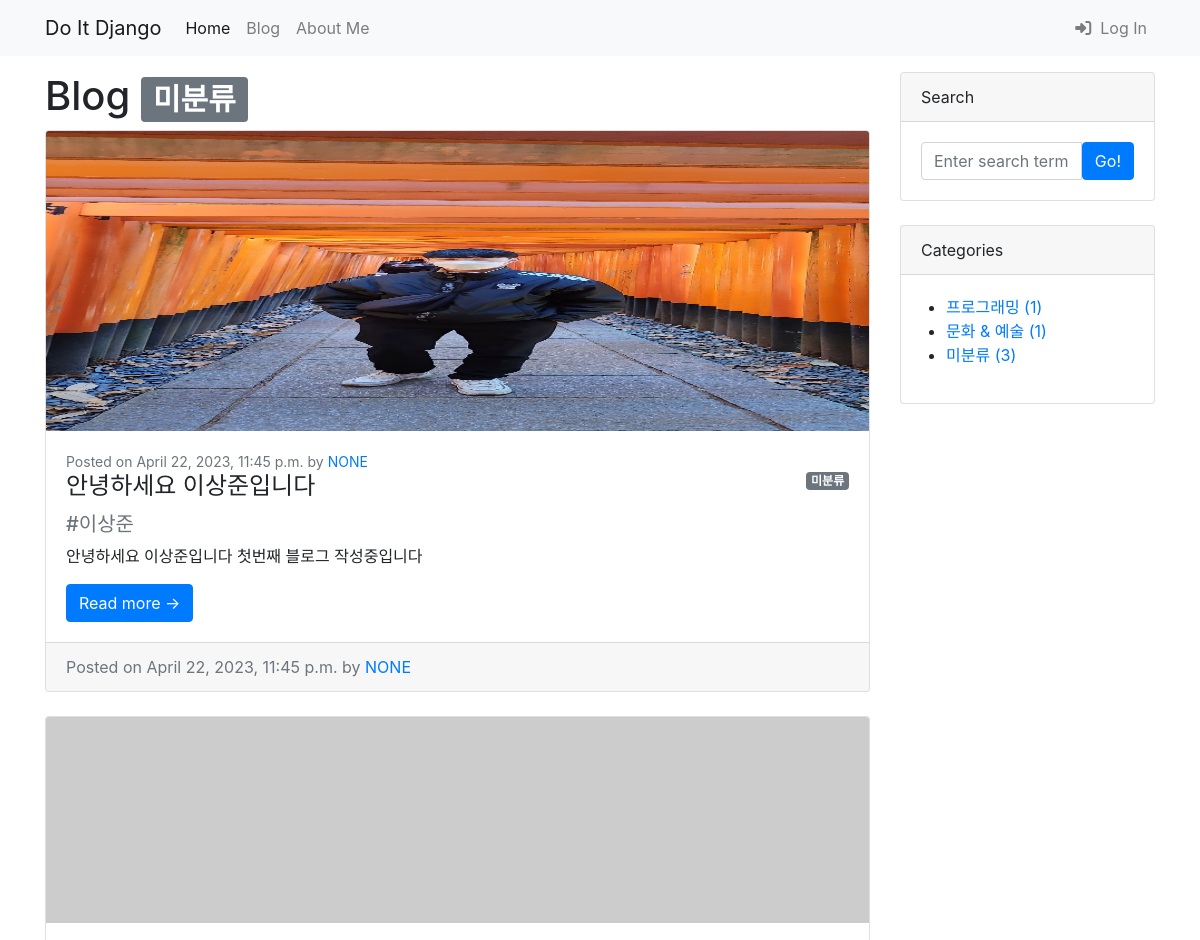
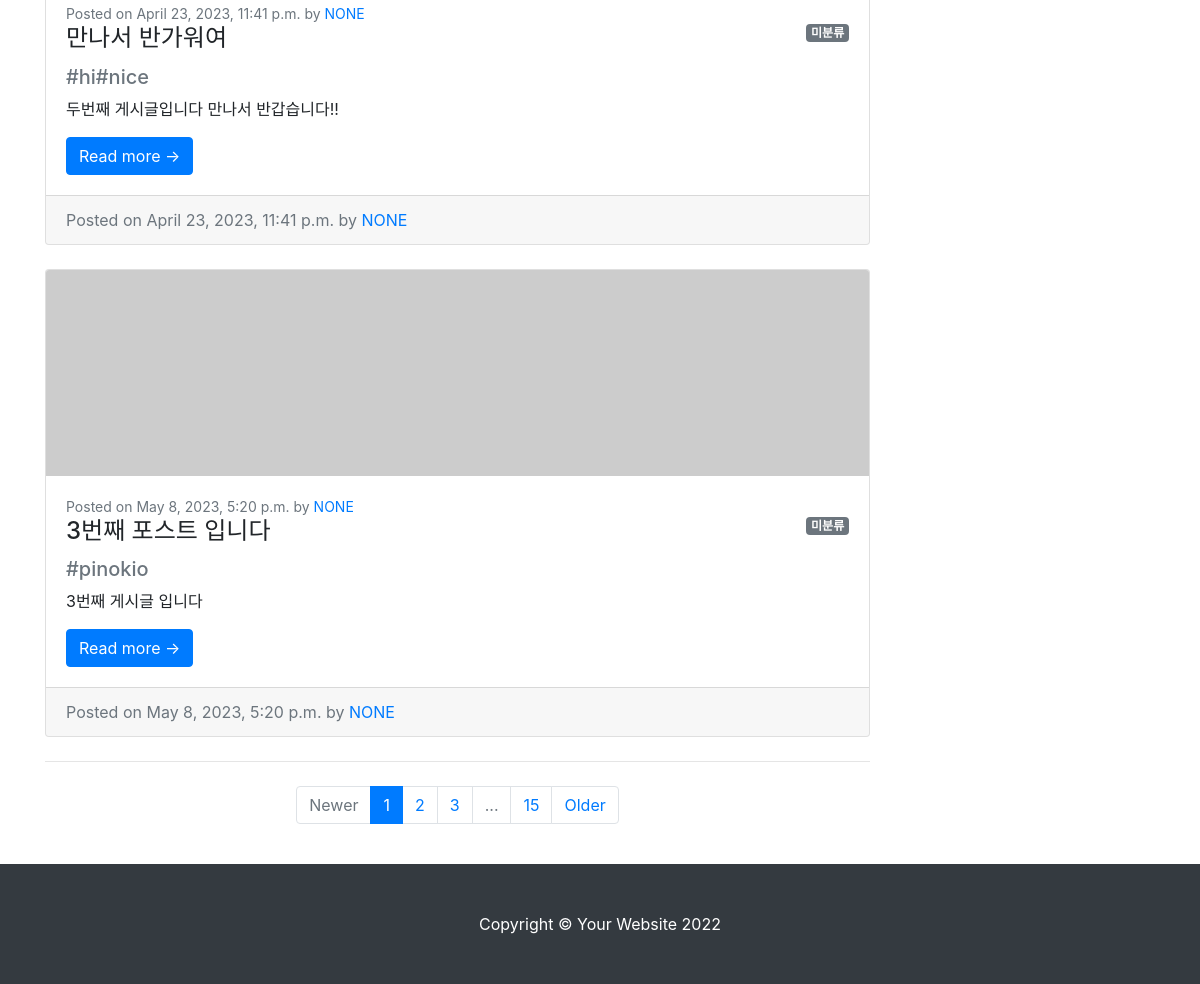
Page /blog/category/no_category/ on the earlier database version (2 pictures, top to bottom).
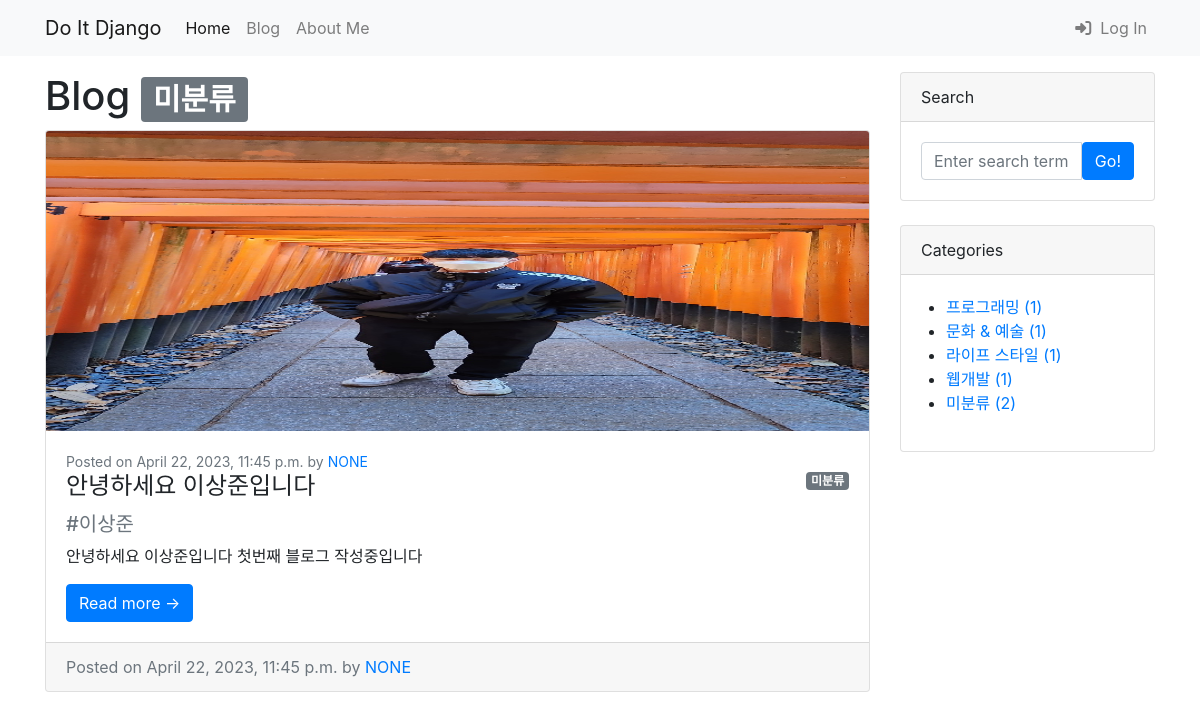
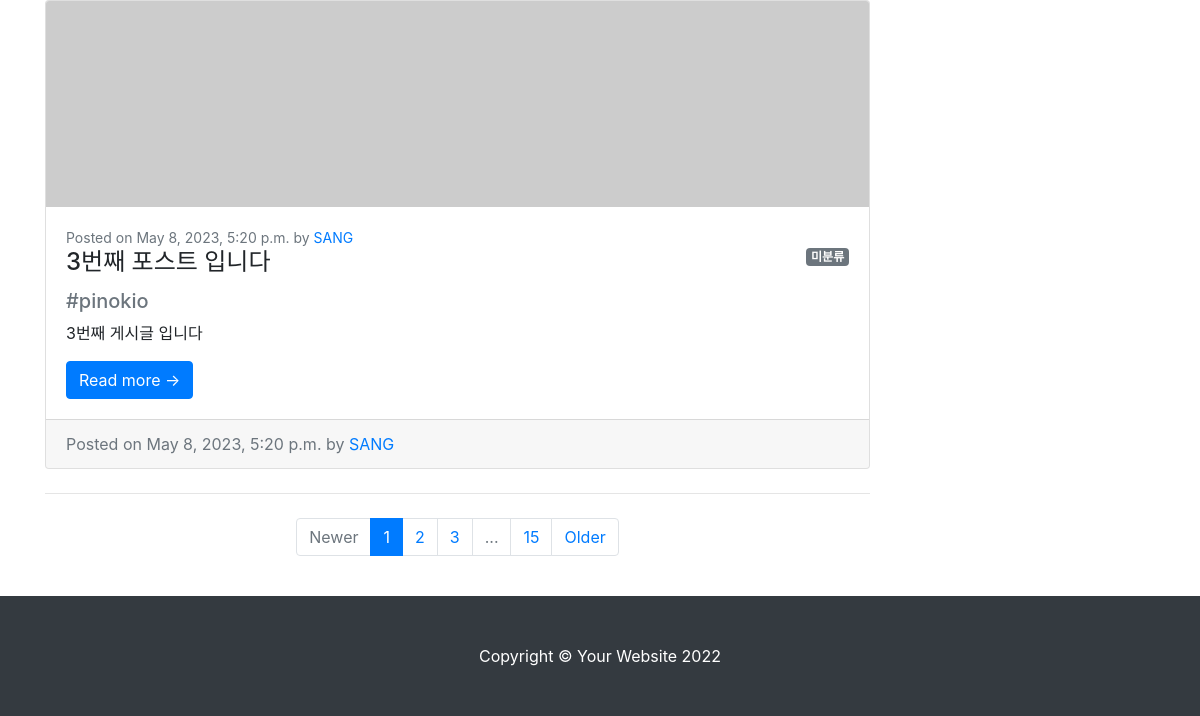
Same page on the later database version (2 pictures, top to bottom).
### blog/models.py (models this page shows, shortened)
class Post(models.Model):
    title = models.CharField(max_length=30)
    hook_text = models.CharField(max_length=100, blank=True)
    content = models.TextField()
    head_image = models.ImageField(upload_to='blog/images/%Y/%m/%d/', blank=True)
    file_upload = models.FileField(upload_to='blog/files/%Y/%m/%d/', blank=True)
    created_at = models.DateTimeField(auto_now_add=True)  # auto_now_add = 새로 작성했을 때 생성
    updated_at = models.DateTimeField(auto_now=True)  # auto_now = 수정했을 때 업데이트 ->
    author = models.ForeignKey(User, null=True, on_delete=models.SET_NULL)
    category = models.ForeignKey(Category, null=True, blank=True, on_delete=models.SET_NULL)
    tags = models.ManyToManyField(Tag, blank=True)
    def __str__(self):
        return f'[{self.pk}]{self.title} :: {self.author}'
    def get_absolute_url(self):  # 127.0.0:8000/blog/1 or 2 or 3 이번호를 정의
        return f'/blog/{self.pk}/'

class Category(models.Model):
    name = models.CharField(max_length=50, unique=True)
    slug = models.SlugField(max_length=200, unique=True, allow_unicode=True)
    def __str__(self):
        return self.name
    def get_absolute_url(self):
        return f'/blog/category/{self.slug}/'
    class Meta:
        verbose_name_plural = 'Categories'

### blog/views.py (the view)
# urls.py: path('category/<str:slug>/', views.category_page),
def category_page(request, slug):
    if slug == 'no_category':
        category = '미분류'
        post_list = Post.objects.filter(category=None)
    else:
        category = Category.objects.get(slug=slug)
        post_list = Post.objects.filter(category=category)
    return render(
        request,
        'blog/post_list.html',
        {
            'post_list': post_list,
            'categories': Category.objects.all(),
            'no_category_post_count': Post.objects.filter(category=None).count(),
            'category': category,
        }
    )

### blog/templates/blog/post_list.html (shortened to what this page needs)
            {% extends 'blog/base.html' %}
            {% block main_area %}
                <h1>Blog
                    {% if category %}<span class="badge badge-secondary">{{ category }}</span>
                    {% endif %}
                </h1>
            {% if post_list.exists %}
                {% for p in post_list %}
                <div class="card mb-4" id="post-{{ p.pk }}">
                    {% if p.head_image %}
                        <img class="card-img-top" src="{{ p.head_image.url }}" height=300 alt="{{ p }} head image" />
                    {% else %}
                        <img class="card-img-top" src="https://picsum.photos/seed/{{p.id}}/800/200" alt="random image" />
                    {% endif %}
                    <div class="card-body">
                        <div class="small text-muted">
                            Posted on {{ p.created_at }} by
                            <a href="#">{{ p.author | upper }}</a>
                        </div>
                        {% if p.category %}
                        <span class = "badge badge-secondary float-right">{{ p.category }} </span>
                        {% else %}
                        <span class = "badge badge-secondary float-right"> 미분류 </span>
                        {% endif %}
                        <h2 class="card-title h4">{{p.title}}</h2>
                        {% if p.hook_text %}
                            <h5 class="text-muted">{{ p.hook_text }}</h5>
                        {% endif %}
                        <p class="card-text">{{p.content | truncatewords:15 }}</p>
                        <a class="btn btn-primary" href="{{p.get_absolute_url}}">Read more →</a>
                    </div>
                    <div class="card-footer text-muted">
                        Posted on {{ p.created_at }} by
                        <a href="#">{{ p.author | upper }}</a>
                    </div>
                </div>
                {% endfor %}
            {% else %}
                <h3>아직 게시물이 없습니다.</h3>
            {% endif %}
                <nav aria-label="Pagination">
                    <hr class="my-0" />
                    <ul class="pagination justify-content-center my-4">
                        <li class="page-item disabled"><a class="page-link" href="#" tabindex="-1" aria-disabled="true">Newer</a></li>
                        <li class="page-item active" aria-current="page"><a class="page-link" href="#!">1</a></li>
                        <li class="page-item"><a class="page-link" href="#!">2</a></li>
                        <li class="page-item"><a class="page-link" href="#!">3</a></li>
                        <li class="page-item disabled"><a class="page-link" href="#!">...</a></li>
                        <li class="page-item"><a class="page-link" href="#!">15</a></li>
                        <li class="page-item"><a class="page-link" href="#!">Older</a></li>
                    </ul>
                </nav>
            {% endblock %}

### blog/templates/blog/base.html (shortened to what this page needs)
<!DOCTYPE html>
{% load static %}
<html lang="en">
<head>
    <link href="{% static 'blog/bootstrap4/css/bootstrap.min.css' %}" rel="stylesheet" type="text/css">
</head>
<body>
{% include "blog/navbar.html" %}
<div class="container my-3">
    <div class="row">
        <div class="col-md-8 col-lg-9" id="main-area">
            {% block main_area %}
            {% endblock %}
        </div>
        <div class="col-md-4 col-lg-3">
            <div class="card mb-4">
                <div class="card-header">Search</div>
                <div class="card-body">
                    <div class="input-group">
                        <input class="form-control" type="text" placeholder="Enter search term..."
                               aria-label="Enter search term..." aria-describedby="button-search"/>
                        <button class="btn btn-primary" id="button-search" type="button">Go!</button>
                    </div>
                </div>
            </div>
            <div class="card mb-4" id="categories-card">
                <div class="card-header">Categories</div>
                <div class="card-body">
                    <div class="row">
                        <ul>
                            {% for category in categories %}
                            <li>
                                <a href="{{ category.get_absolute_url }}">{{ category }} ({{ category.post_set.count}})
                                </a>
                            </li>
                            {% endfor %}
                            <li>
                                <a href="/blog/category/no_category/">미분류 ({{ no_category_post_count }})
                                </a>
                            </li>
                        </ul>
                    </div>
                </div>
            </div>
        </div>
    </div>
</div>
{% include 'blog/footer.html' %}
</body>
</html>

Differences in the rows shown:
no longer on this page (row edited): Post: created_at "April 23, 2023, 11:41 p.m.", author "NONE", shows "미분류", title "만나서 반가워여", hook_text "#hi#nice", content "두번째 게시글입니다 만나서 반갑습니다!!"
changed Post "3번째 포스트 입니다": author "NONE" → "SANG"
added Category: name "라이프 스타일", post_set.count "1"
added Category: name "웹개발", post_set.count "1"
Other differences:
{{ no_category_post_count }}: "3" → "2"
